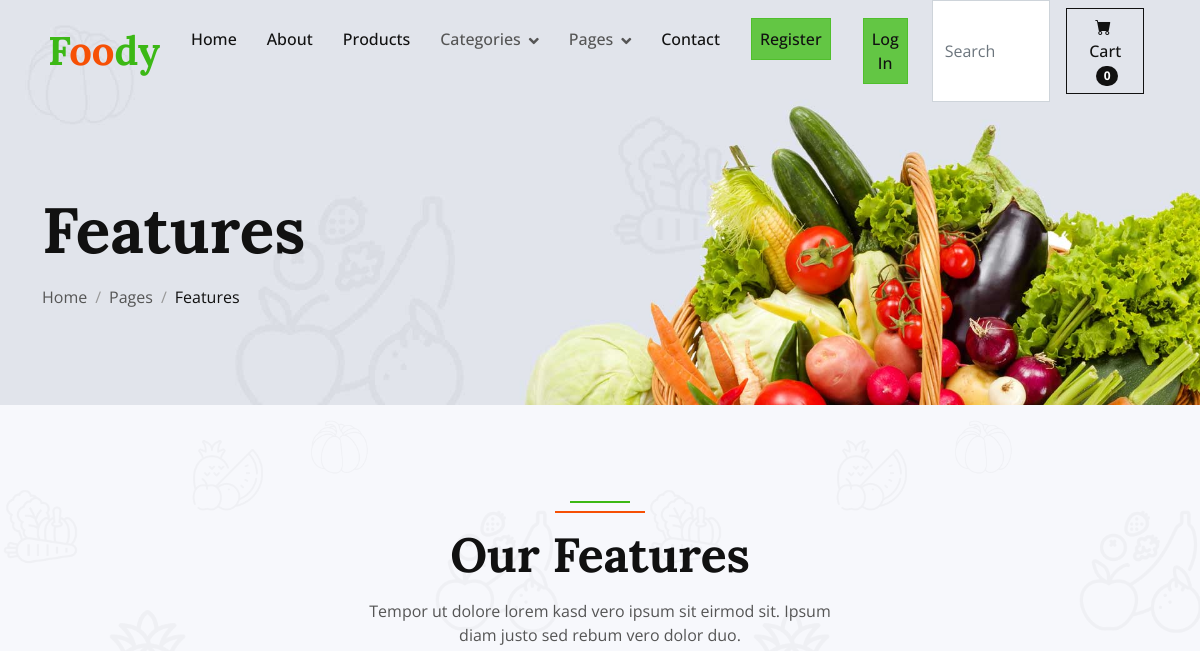
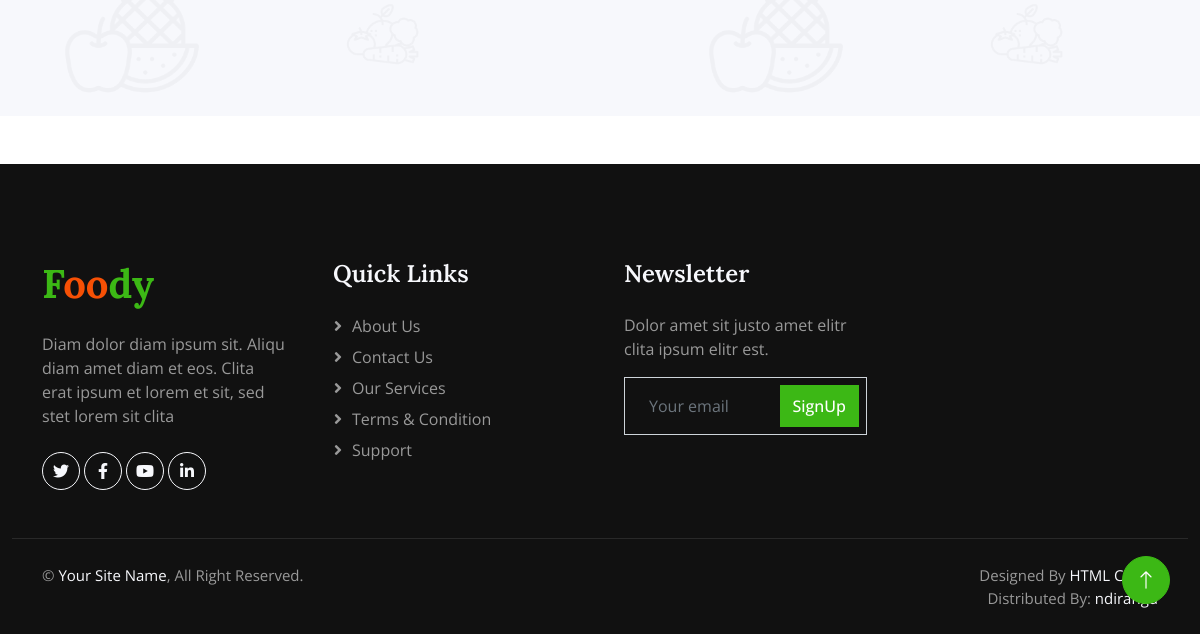
Before: /features/ with the older database file (2 pictures, top to bottom).
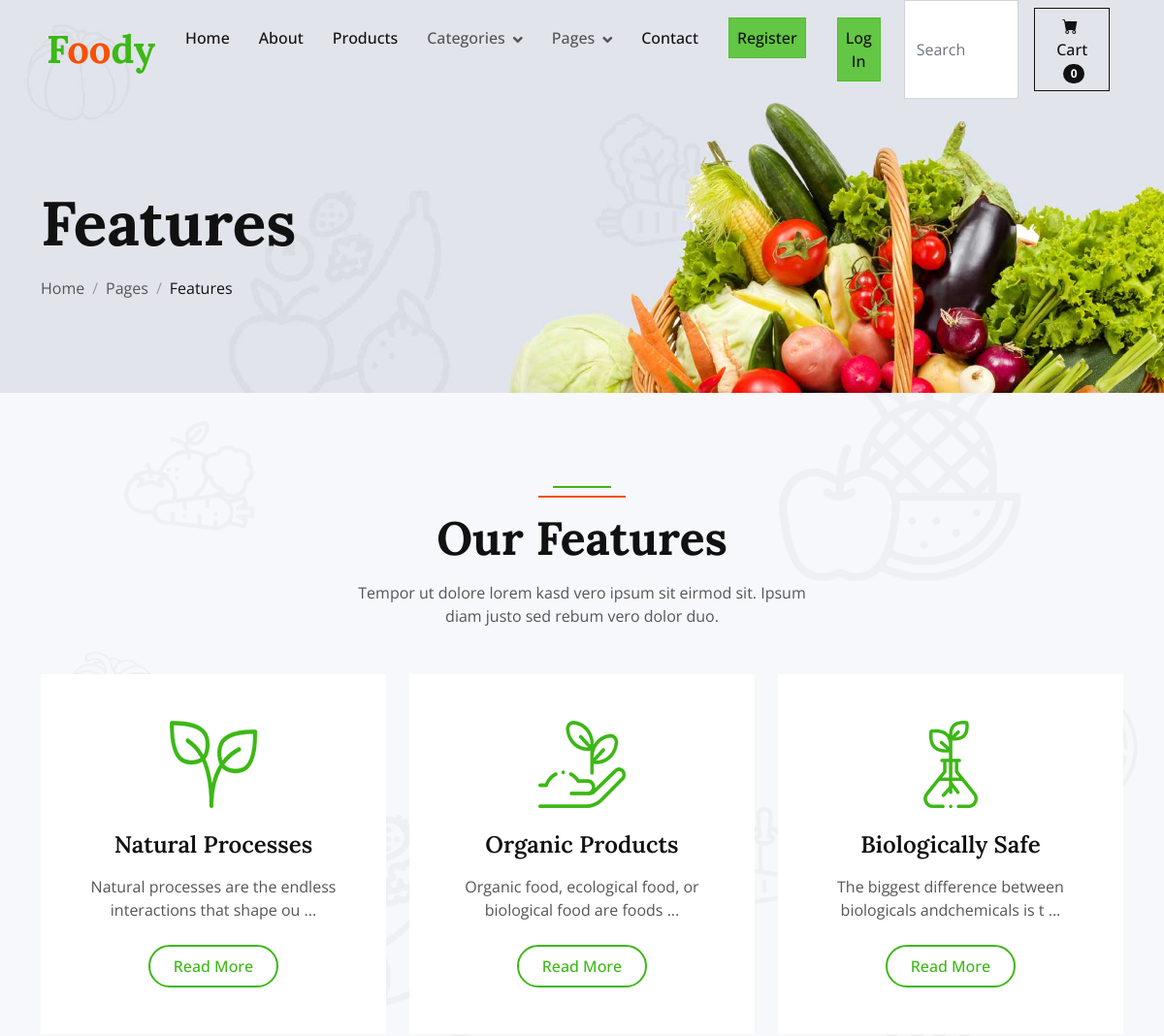
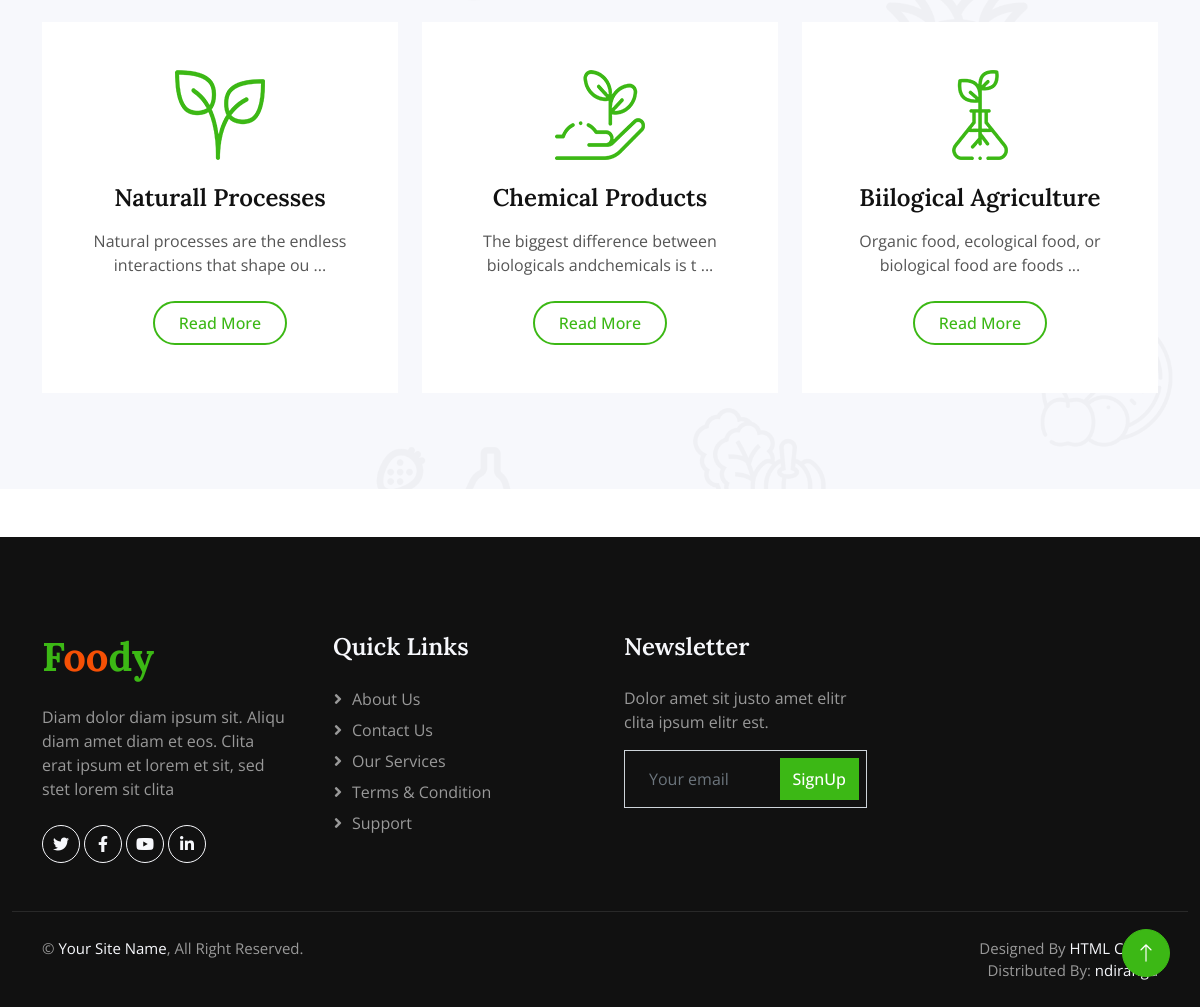
After: the same page with the newer database file (2 pictures, top to bottom).
### Store/models.py (models this page shows, shortened)
class Features(models.Model):
    image = models.ImageField(upload_to='uploads/features', default='uploads/features/feature.jpg')
    title = models.CharField(blank=False, null=False, max_length=100)
    description = models.CharField(blank=False, null=False, max_length=10000)

### Store/views.py (the view)
# urls.py: path("features/", views.features, name="features"),
def features(request):
    feature = Features.objects.all()
    return render(request, "feature.html", {'navbar':'features', 'feature': feature})

### Basket/cart.py (called while the page is built)
    def __len__(self):
        return  len(self.cart)

### Basket/context_processor.py (called while the page is built)
def cart(request):
    return {'cart': Cart(request)}

### Store/templates/feature.html
{% extends 'layout.html' %}
{% load static %}
{% block body %}
    <div class="container-fluid page-header wow fadeIn" data-wow-delay="0.1s">
        <div class="container">
            <h1 class="display-3 mb-3 animated slideInDown">Features</h1>
            <nav aria-label="breadcrumb animated slideInDown">
                <ol class="breadcrumb mb-0">
                    <li class="breadcrumb-item"><a class="text-body" href="{% url 'Store:home' %}">Home</a></li>
                    <li class="breadcrumb-item"><a class="text-body" href="#">Pages</a></li>
                    <li class="breadcrumb-item text-dark active" aria-current="page">Features</li>
                </ol>
            </nav>
        </div>
    </div>
    <div class="container-fluid bg-light bg-icon py-6">
        <div class="container">
            <div class="section-header text-center mx-auto mb-5 wow fadeInUp" data-wow-delay="0.1s" style="max-width: 500px;">
                <h1 class="display-5 mb-3">Our Features</h1>
                <p>Tempor ut dolore lorem kasd vero ipsum sit eirmod sit. Ipsum diam justo sed rebum vero dolor duo.</p>
            </div>
            <div class="row g-4">
                {% for f in feature %}
                    <div class="col-lg-4 col-md-6 wow fadeInUp" data-wow-delay="0.3s">
                     <div class="bg-white text-center h-100 p-4 p-xl-5">
                        <img class="img-fluid mb-4" src="/media/{{ f.image }}" alt="">
                        <h4 class="mb-3">{{ f.title }}</h4>
                        <p class="mb-4">{{ f.description|slice:":60" }} ...</p>
                        <a class="btn btn-outline-primary border-2 py-2 px-4 rounded-pill" href="{% url 'Store:featuredetails' f.id %}">Read More</a>
                     </div>
                    </div>
                {% endfor %}
            </div>
        </div>
    </div>
{% endblock %}

### Store/templates/layout.html (shortened to what this page needs)
{% load static %}
<!DOCTYPE html>
<html lang="eng">
<head>
    <link href="https://cdnjs.cloudflare.com/ajax/libs/font-awesome/5.10.0/css/all.min.css" rel="stylesheet">
    <link href="https://cdn.jsdelivr.net/npm/bootstrap-icons@1.4.1/font/bootstrap-icons.css" rel="stylesheet">
    <link href="{% static 'lib/animate/animate.min.css' %}" rel="stylesheet">
    <link href="{% static 'lib/owlcarousel/assets/owl.carousel.min.css' %}" rel="stylesheet">
    <link href="{% static 'css/bootstrap.min.css' %}" rel="stylesheet">
    <link href="{% static 'css/style.css' %}" rel="stylesheet">
</head>
<body>
    <div class="container-fluid fixed-top px-0 wow fadeIn" data-wow-delay="0.1s">
        <nav class="navbar navbar-expand-lg navbar-light py-lg-0 px-lg-5 wow fadeIn" data-wow-delay="0.1s">
            <a href="{% url 'Store:home' %}" class="navbar-brand ms-4 ms-lg-0">
                <h1 class="fw-bold text-primary m-0">F<span class="text-secondary">oo</span>dy</h1>
            </a>
            <div class="collapse navbar-collapse" id="navbarCollapse">
                <div class="navbar-nav ms-auto p-4 p-lg-0">
                    <li class="nav-item {% if navbar == 'home' %}active {% endif %}">
                        <a href="{% url 'Store:home' %}" class="nav-item nav-link active">Home</a>
                    </li>
                    <li class="nav-item {% if navbar == 'about' %}active {% endif %}">
                        <a href="{% url 'Store:about' %}" class="nav-item nav-link active">About</a>
                    </li>
                    <li class="nav-item {% if navbar == 'products' %}active {% endif %}">
                        <a href="{% url 'Store:products' %}" class="nav-item nav-link active">Products</a>
                    </li>
                <div class="nav-item dropdown">
                        <a href="#" class="nav-link dropdown-toggle" data-bs-toggle="dropdown">Categories</a>
                    </div>
                    <div class="nav-item dropdown">
                        <a href="#" class="nav-link dropdown-toggle" data-bs-toggle="dropdown">Pages</a>
                    </div>
                    <li class="nav-item {% if navbar == 'contact' %}active {% endif %}">
                        <a href="{% url 'Store:contact' %}" class="nav-item nav-link active">Contact</a></a>
                    </li>
                {% if user.is_authenticated %}
                         <li class="nav-item {% if navbar == 'signin' %}active {% endif %}">
                           <a href="{% url 'Store:signout' %}" class="nav-item nav-link active btn btn-primary p-2 m-3">Log Out</a></a>
                         </li>
                   {% else %}
                       <li class="nav-item {% if navbar == 'signin' %}active {% endif %}">
                           <a href="{% url 'Store:signup' %}" class="nav-item nav-link active btn btn-primary p-2 m-3">Register</a></a>
                        </li>
                         <li class="nav-item {% if navbar == 'signin' %}active {% endif %}">
                           <a href="{% url 'Store:signin' %}" class="nav-item nav-link active btn btn-primary p-2 m-3">Log In</a></a>
                        </li>
                   {% endif %}
                </div>
                <div class="d-none d-lg-flex ms-2">
                    <form class="d-flex" role="search" method="get" action="{% url 'Store:search' %}" >
                        <input class="form-control me-2" name="query" type="search" placeholder="Search" aria-label="Search">
                    </form>
                    <a class=" btn btn-outline-dark m-2 " href="{% url 'Basket:cart_summary' %}">
                        <i class="bi-cart-fill me-1"></i>
                            Cart
                        <span class="badge bg-dark text-white ms-1 rounded-pill" id="cart-quantity">{{ cart|length }}</span>
                    </a>
                </div>
            </div>
        </nav>
    </div>
{% block body %}
{% endblock %}
    <div class="container-fluid bg-dark footer mt-5 pt-5 wow fadeIn" data-wow-delay="0.1s">
        <div class="container py-5">
            <div class="row g-5">
                <div class="col-lg-3 col-md-6">
                    <h1 class="fw-bold text-primary mb-4">F<span class="text-secondary">oo</span>dy</h1>
                    <p>Diam dolor diam ipsum sit. Aliqu diam amet diam et eos. Clita erat ipsum et lorem et sit, sed stet lorem sit clita</p>
                    <div class="d-flex pt-2">
                        <a class="btn btn-square btn-outline-light rounded-circle me-1" href=""><i class="fab fa-twitter"></i></a>
                        <a class="btn btn-square btn-outline-light rounded-circle me-1" href=""><i class="fab fa-facebook-f"></i></a>
                        <a class="btn btn-square btn-outline-light rounded-circle me-1" href=""><i class="fab fa-youtube"></i></a>
                        <a class="btn btn-square btn-outline-light rounded-circle me-0" href=""><i class="fab fa-linkedin-in"></i></a>
                    </div>
                </div>
                <div class="col-lg-3 col-md-6">
                    <h4 class="text-light mb-4">Quick Links</h4>
                    <a class="btn btn-link" href="{% url 'Store:about' %}">About Us</a>
                    <a class="btn btn-link" href="{% url 'Store:contact' %}">Contact Us</a>
                    <a class="btn btn-link" href="">Our Services</a>
                    <a class="btn btn-link" href="">Terms & Condition</a>
                    <a class="btn btn-link" href="">Support</a>
                </div>
                <div class="col-lg-3 col-md-6">
                    <h4 class="text-light mb-4">Newsletter</h4>
                    <p>Dolor amet sit justo amet elitr clita ipsum elitr est.</p>
                    <div class="position-relative mx-auto" style="max-width: 400px;">
                        <input class="form-control bg-transparent w-100 py-3 ps-4 pe-5" type="text" placeholder="Your email">
                        <button type="button" class="btn btn-primary py-2 position-absolute top-0 end-0 mt-2 me-2">SignUp</button>
                    </div>
                </div>
            </div>
        </div>
        <div class="container-fluid copyright">
            <div class="container">
                <div class="row">
                    <div class="col-md-6 text-center text-md-start mb-3 mb-md-0">
                        &copy; <a href="#">Your Site Name</a>, All Right Reserved.
                    </div>
                    <div class="col-md-6 text-center text-md-end">
                        Designed By <a href="https://htmlcodex.com">HTML Codex</a>
                        <br>Distributed By: <a href="https://themewagon.com" target="_blank">ndirangu</a>
                    </div>
                </div>
            </div>
        </div>
    </div>
    <a href="#" class="btn btn-lg btn-primary btn-lg-square rounded-circle back-to-top"><i class="bi bi-arrow-up"></i></a>
</body>
</html>

### Store/static/css/style.css (style rules this page uses)
:root { --primary: #3CB815; --secondary: #F65005; --light: #F7F8FC; --dark: #111111; }
.back-to-top { position: fixed; display: none; right: 30px; bottom: 30px; z-index: 99; }
.py-6 { padding-top: 6rem; padding-bottom: 6rem; }
.bg-icon { background: url(../img/bg-icon.png) center center repeat; background-size: contain; }
.btn { font-weight: 500; transition: .5s; }
.btn.btn-primary, .btn.btn-secondary, .btn.btn-outline-primary:hover, .btn.btn-outline-secondary:hover { color: #FFFFFF; }
.btn-square { width: 38px; height: 38px; }
.btn-lg-square { width: 48px; height: 48px; }
.btn-square, .btn-sm-square, .btn-lg-square { padding: 0; display: flex; align-items: center; justify-content: center; font-weight: normal; }
.fixed-top { transition: .5s; }
.navbar .dropdown-toggle::after { border: none; content: "\f107"; font-family: "Font Awesome 5 Free"; font-weight: 900; vertical-align: middle; margin-left: 8px; }
.navbar .navbar-nav .nav-link { padding: 25px 15px; color: #555555; font-weight: 500; outline: none; }
.navbar .navbar-nav .nav-link:hover, .navbar .navbar-nav .nav-link.active { color: var(--dark); }
.page-header { padding-top: 12rem; padding-bottom: 6rem; background: url(../img/carousel-1.jpg) top right no-repeat; background-size: cover; }
.breadcrumb-item+.breadcrumb-item::before { color: #999999; }
.section-header { position: relative; padding-top: 25px; }
.section-header::before { position: absolute; content: ""; width: 60px; height: 2px; top: 0; left: 50%; transform: translateX(-50%); background: var(--primary); }
.section-header::after { position: absolute; content: ""; width: 90px; height: 2px; top: 10px; left: 50%; transform: translateX(-50%); background: var(--secondary); }
.footer { color: #999999; }
.footer .btn.btn-link { display: block; margin-bottom: 5px; padding: 0; text-align: left; color: #999999; font-weight: normal; text-transform: capitalize; transition: .3s; }
.footer .btn.btn-link::before { position: relative; content: "\f105"; font-family: "Font Awesome 5 Free"; font-weight: 900; color: #999999; margin-right: 10px; }
.footer .copyright { padding: 25px 0; font-size: 15px; border-top: 1px solid rgba(256, 256, 256, .1); }
.footer .copyright a { color: var(--light); }

Changed rows visible on the page:
added Features: image (picture), title "Natural Processes", description "Natural processes are the endless interactions that shape ou"
added Features: image (picture), title "Organic Products", description "Organic food, ecological food, or biological food are foods"
added Features: image (picture), title "Biologically Safe", description "The biggest difference between biologicals andchemicals is t"
added Features: image (picture), title "Naturall Processes", description "Natural processes are the endless interactions that shape ou"
added Features: image (picture), title "Chemical Products", description "The biggest difference between biologicals andchemicals is t"
added Features: image (picture), title "Biilogical Agriculture", description "Organic food, ecological food, or biological food are foods"
